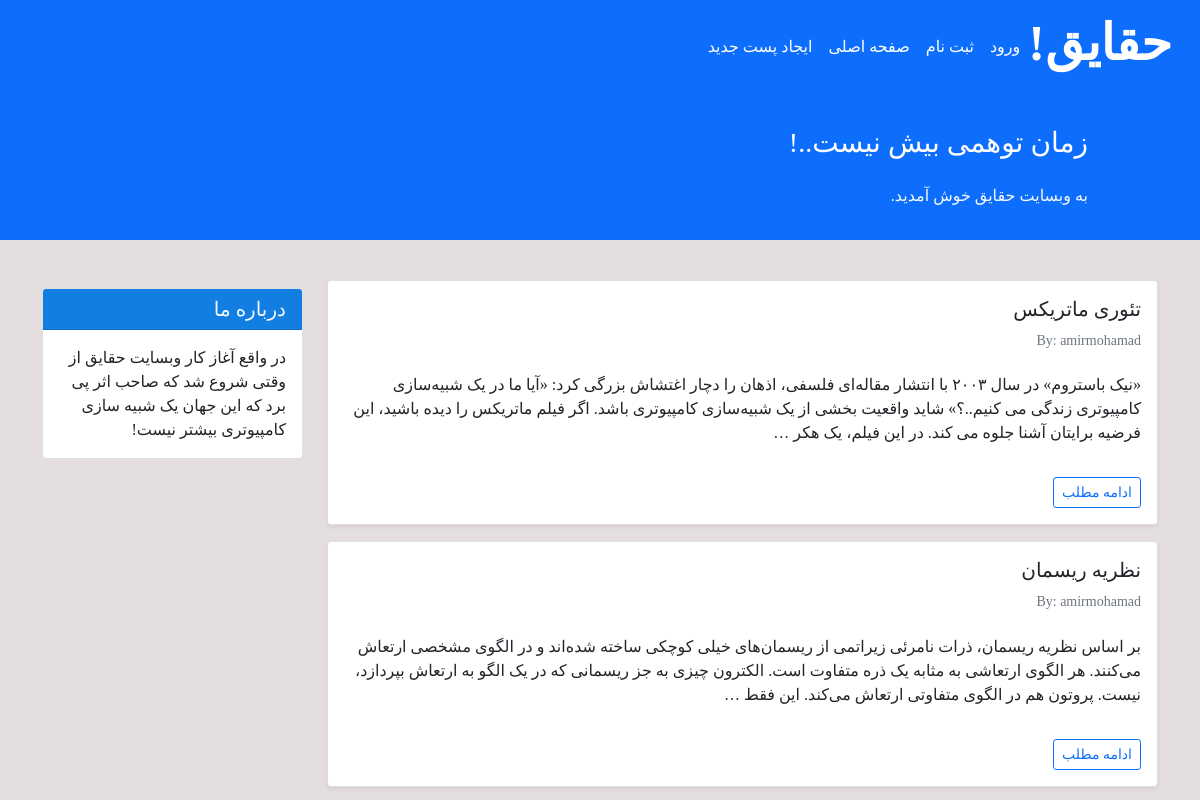
Before: / (upper part) with the older database file.
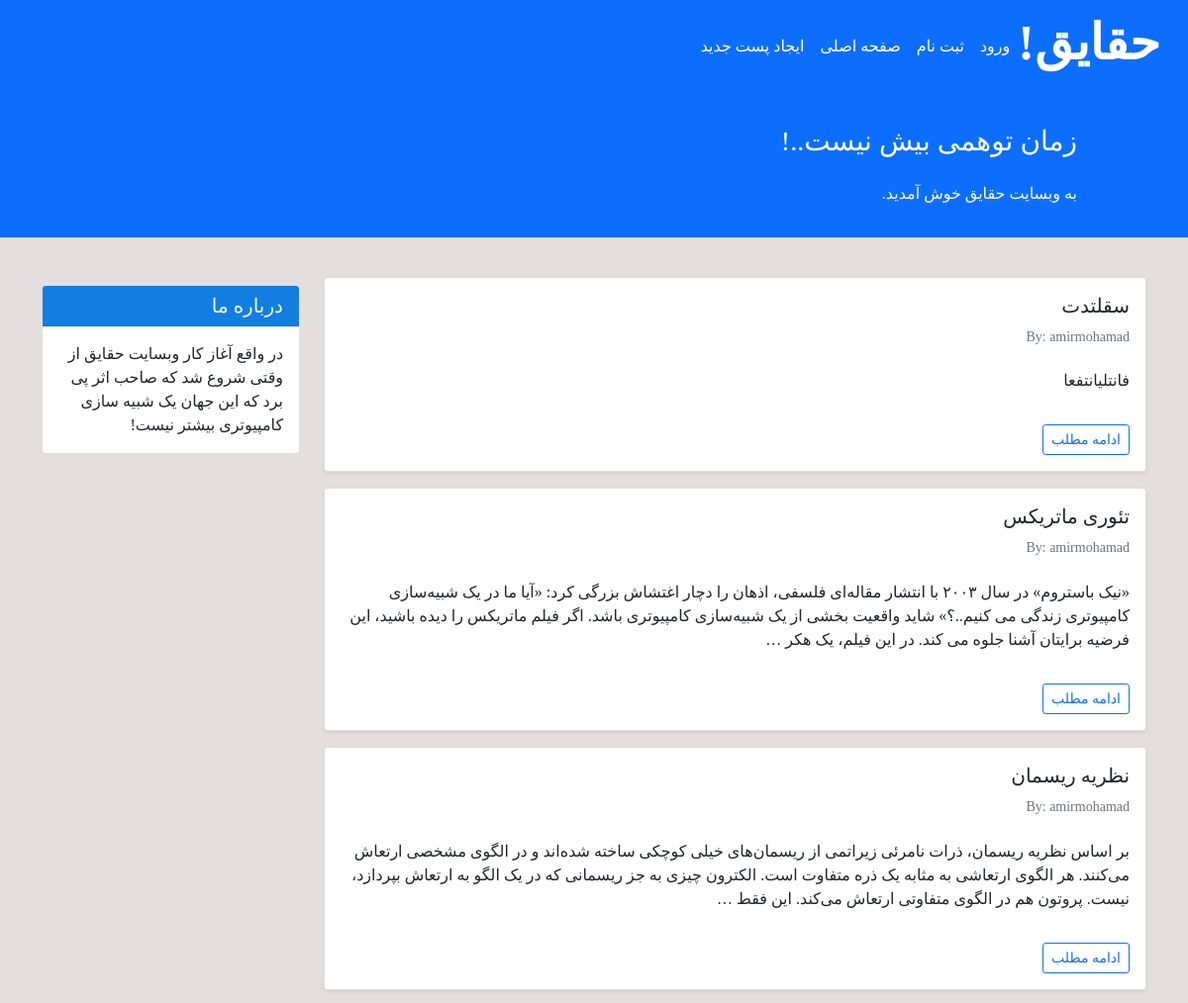
After: the same page with the newer database file.
### theory/models.py (models this page shows, shortened)
class Post(models.Model):
    STATUS_CHOICES=(
        ('pub', 'Published'),
        ('drf', 'Draft'),
    )
    title=models.CharField(max_length=100)
    text=models.TextField()
    author=models.ForeignKey('auth.User', on_delete=models.CASCADE)
    datetime_created=models.DateTimeField(auto_now_add=True)
    datetime_modified=models.DateTimeField(auto_now=True)
    status=models.CharField(choices=STATUS_CHOICES, max_length=3)

### theory/views.py (the view)
# urls.py: path('',views.PostListView.as_view(), name='post_list'),
class PostListView(generic.ListView):
    template_name = 'theory/post_list.html'
    context_object_name = 'post_list'
    def get_queryset(self):
        return Post.objects.filter(status='pub').order_by('-datetime_modified')

### theory/templates/theory/post_list.html (shortened to what this page needs)
{% extends '_base.html' %}
{% block content %}
    <div class="container mt-4">
        <div class="row">
            <div class="col-9">
                {% for post in post_list %}
                    <div class="card shadow-sm my-3">
                        <div class="card-body">
                            <h5 class="card-title">{{ post.title }}</h5>
                            <h6 class="card-subtitle md-2 text-muted small py-2">By: {{ post.author }}</h6>
                            <p class="card-text py-3">
                                {{ post.text|truncatewords:50 }}
                            </p>
                            <a href="{% url 'post_detail' post.id %}" class="btn btn-sm btn-outline-primary">ادامه مطلب</a>
                        </div>
                    </div>
                {% endfor %}
            </div>
            <div class="col-3">
                <div class="card my-4">
                    <h5 class="card-header" style="background-color: rgb(19, 126, 226); color: rgb(240, 248, 255);">درباره ما</h5>
                    <div class="card-body">
                        <p class="card-text">در واقع آغاز کار وبسایت حقایق از وقتی شروع شد که صاحب اثر پی برد که این جهان یک شبیه سازی کامپیوتری بیشتر نیست!</p>
                    </div>
                </div>
            </div>
        </div>
    </div>
{% endblock content %}

Changed rows visible on the page:
added Post: title "سقلتدت", author "amirmohamad", text "فانتلیانتفعا"
